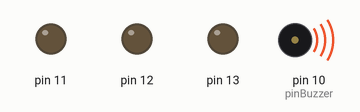
Bench run of a sketch on a simulated Arduino Uno, built with avr-gcc and run on an emulated ATmega328P. Parts: output pins drawn as LEDs (lit = HIGH), buzzer (waves = sounding).

Above: at 0.21 s.
At 12.0 s:
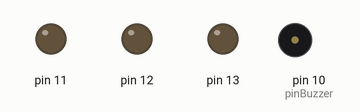
At 24.7 s:
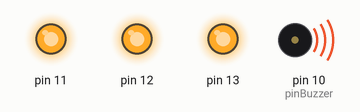
At 34.5 s:
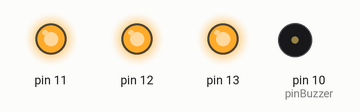
Timing chart, 0 to 36.0 s (numbered marks = the images above):
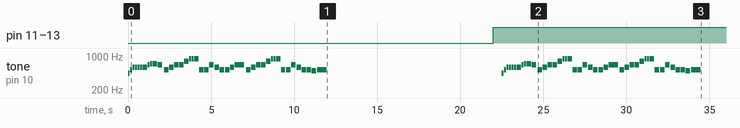

The sketch:

main.ino
```cpp
#include <Arduino.h>
#include "music.h"
#include "loveRiver.h"

int pinBuzzer = 10;

void setup() {
    pinMode(pinBuzzer, OUTPUT);
    pinMode(11, OUTPUT);
    pinMode(12, OUTPUT);
    pinMode(13, OUTPUT);
}

void loop() {
    playLoveRiver();
    delay(10000);
    digitalWrite(11, HIGH);
    digitalWrite(12, HIGH);
    digitalWrite(13, HIGH);
    delay(500);
}
```

loveRiver.h
```cpp
//
// Created by Shirakami Emmmer on 2020/3/27.
//

#ifndef ARDUINO_HELLO_LOVERIVER_H
#define ARDUINO_HELLO_LOVERIVER_H

void playLoveRiver() {
    sayTone(downLa, twoLine);
    sayTone(midDo, twoLine);

    sayTone(midRe, twoLine);
    sayTone(midRe, twoLine);
    sayTone(midRe, twoLine);
    sayTone(midRe, twoLine);

    sayTone(midRe, oneLine);
    sayTone(midMi, twoLine);
    sayTone(midFa, twoLine);

    sayTone(midFa, oneLine);
    sayTone(midMi, oneLine);
    delay(80);

    sayTone(midDo, oneLine);
    sayTone(midRe, oneLine);

    sayTone(midMi, oneLine);
    sayTone(midMi, oneLine);

    sayTone(midSo, oneLine);
    sayTone(midLa, twoLine);
    sayTone(midLa, twoLine);

    sayTone(midLa, oneLine);
    sayTone(midDo, oneLine);

    sayTone(midDo, oneLine);
    sayTone(midMi, oneLine);
    delay(30);

    sayTone(midRe, oneLine);
    sayTone(midDo, oneLine);
    delay(30);

    sayTone(midDo, oneLine);
    sayTone(midRe, oneLine);

    sayTone(midMi, noLine);
    delay(70);

    sayTone(midDo, oneLine);
    sayTone(midRe, oneLine);

    sayTone(midMi, oneLine);
    sayTone(midMi, oneLine);

    sayTone(midSo, oneLine);
    sayTone(midLa, twoLine);
    sayTone(midLa, twoLine);

    sayTone(midLa, oneLine);
    sayTone(midDo, oneLine);
    delay(30);

    sayTone(midDo, oneLine);
    sayTone(midMi, oneLine);
    delay(30);

    sayTone(midRe, oneLine);
    sayTone(midDo, oneLine);
    sayTone(midDo, oneLine);
    sayTone(downXi, oneLine);
    delay(30);
    sayTone(midDo, noLine);
}

#endif //ARDUINO_HELLO_LOVERIVER_H
```

music.h
```cpp
//
// Created by Shirakami Emmmer on 2020/3/27.
//

#ifndef ARDUINO_HELLO_MUSIC_H
#define ARDUINO_HELLO_MUSIC_H

#define downDo 261
#define downRe 293
#define downMi 329
#define downFa 349
#define downSo 391
#define downLa 440
#define downXi 493

#define midDo 523
#define midRe 587
#define midMi 659
#define midFa 698
#define midSo 783
#define midLa 880
#define midXi 987

#define upDo 1046
#define upRe 1174
#define upMi 1318
#define upFa 1396
#define upSo 1567
#define upLa 1760
#define upXi 1975

#define oneLine 300
#define twoLine 150
#define noLine 600

void sayTone(int tones, int time) {
    tone(10, tones);
    delay(time - 30);
    noTone(10);
    delay(30);
}

#endif //ARDUINO_HELLO_MUSIC_H
```

Measured:
- by itself, pin 11–13: LOW → HIGH at 22.0 s
- by itself, tone on pin 10 (pinBuzzer): plays 440 Hz for 0.12 s, 523 Hz for 0.12 s, 587 Hz for 0.12 s, 587 Hz for 0.12 s, 587 Hz for 0.12 s, 587 Hz for 0.12 s … (86 notes in this stretch)
